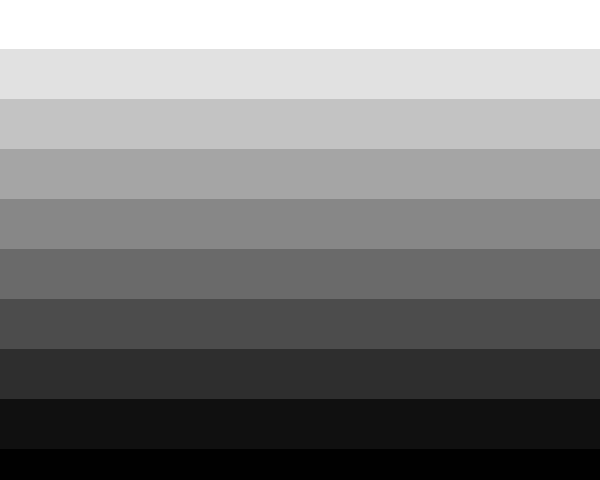
Frame 1 (no input)
Frame 60 (the mouse pressed at the canvas centre just before this capture): identical to frame 1, image omitted
Frame 120 (the mouse held since frame 60 and released just before this capture): identical to frame 1, image omitted

The Processing sketch that drew this single still picture (run headless with seeded random() and noise(); from frame 60 on, the mouse is pressed at the canvas centre):

// Processing sketch: Class7_Bill_Background
// ── Class7_Bill_Background.pde
void setup() {
  //this changes the size
  size(600, 480);
  background(255, 255, 255);
  noStroke();
  // alpha changes by 30
  // y changes by 50
  
  int a = 0;
  int y = -1;
  while(y<height){
   fill(1, 1, 1, a);
   rect(-1, y, 601, 50);
  
  a += 30;
  y += 50;
  }
  println("escape!!!");
  
  //fill(1, 1, 1, 25);
  //rect(-1, -1, 601, 50);
  //fill(1, 1, 1, 30);
  //rect(-1, 49, 601, 50);
  //fill(1, 1, 1, 60);
  //rect(-1, 99, 601, 50);
  //fill(1, 1, 1, 90);
  //rect(-1, 149, 601, 50);
  //fill(1, 1, 1, 120);
  //rect(-1, 199, 601, 50);
  //fill(1, 1, 1, 150);
  //rect(-1, 249, 601, 50);
  //fill(1, 1, 1, 180);
  //rect(-1, 299, 601, 50);
  //fill(1, 1, 1, 210);
  //rect(-1, 349, 601, 50);
  //fill(1, 1, 1, 230);
  //rect(-1, 399, 601, 50);
  //fill(1, 1, 1, 270);
  //rect(-1, 449, 601, 50);
}

void draw(){
}
